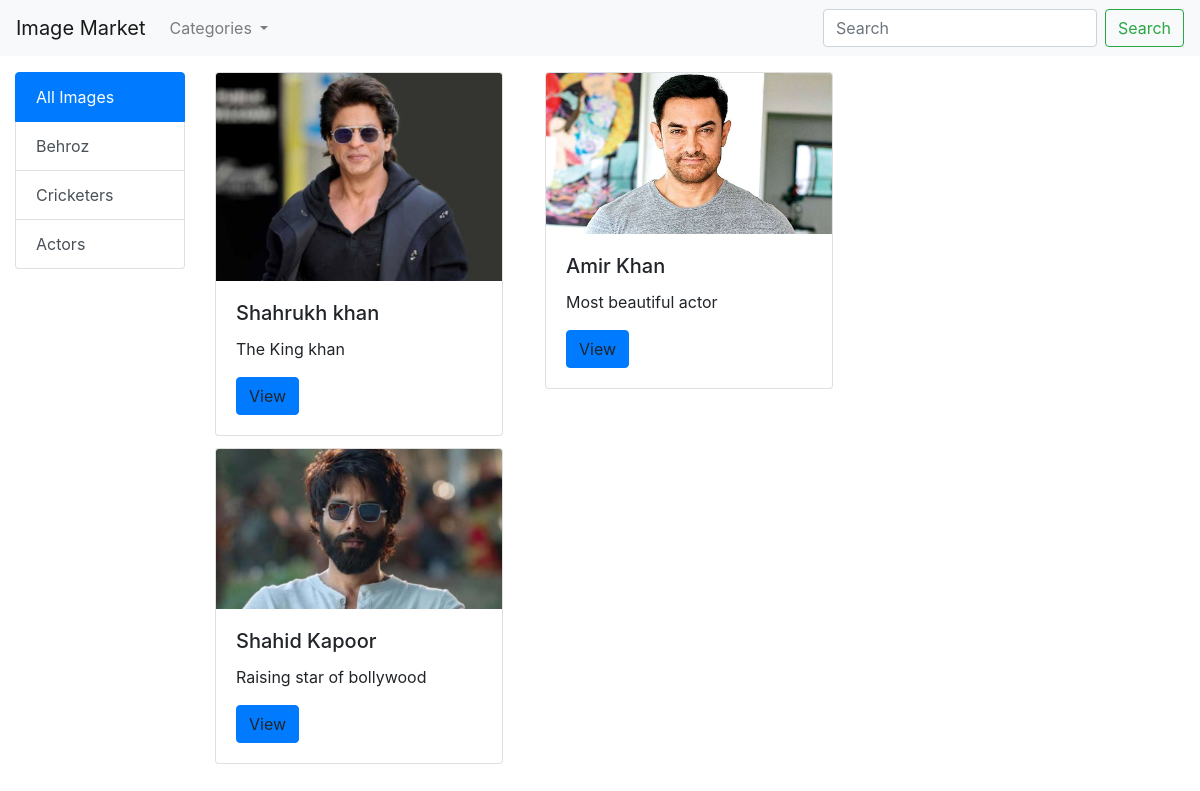
The page /category/3 on the database its author committed.
### imageMarket/models.py (models this page shows, shortened)
class Category(models.Model):
    title=models.CharField(max_length=100)
    description=models.TextField()

class Image(models.Model):
    title=models.CharField(max_length=100)
    description=models.TextField()
    image=models.ImageField(upload_to='images')
    added_date=models.DateTimeField(auto_now_add = True)
    category=models.ForeignKey(Category,on_delete=models.CASCADE)

### imageMarket/views.py (the view)
# urls.py: path('category/<int:id>',views.categoryById,name='categoryByID'),
def categoryById(request,id):
    categories = Category.objects.all()
    catById=Category.objects.get(pk=id)
    images=Image.objects.filter(category=catById)
    data={'images':images,'categories':categories}
    return render(request,'imageMarket/index.html',data)

### imageMarket/templates/imageMarket/index.html (shortened to what this page needs)
{% extends 'imageMarket/base.html' %}
{% block content %}
    <div class="container-fluid">
        <div class="row">
            <div class="col-md-2">
                <div class="list-group mt-3">
                    <a href="{% url 'index' %}" class="list-group-item list-group-item-action active">
                        All Images
                    </a>
                    {% for catgory in categories %}
                        <a href="/category/{{ catgory.id }}" class="list-group-item list-group-item-action">
                            {{ catgory.title }}
                        </a>
                    {% endfor %}
                </div>
            </div>
            <div class="col-md-10">
                <div class="row mt-3">
                    <div class="col-md-12">
                        <div class="card-columns">
                            {% for img in images %}
                                <div class="card" style="width: 18rem;">
                                    <img class="card-img-top" src="/media/{{ img.image }}" alt="Card image cap">
                                    <div class="card-body">
                                        <h5 class="card-title">{{ img.title }}</h5>
                                        <p class="card-text">{{ img.description }}</p>
                                        <a  class="btn btn-primary"
                                           onclick="showModelwithImage('{{ img.image }}')">View</a>
                                    </div>
                                </div>
                            {% endfor %}
                        </div>
                    </div>
                </div>
            </div>
        </div>
    </div>
{% endblock %}

### rows shown on the page
Category: title "Behroz"
Category: title "Cricketers"
Category: title "Actors"
Image: image (picture), title "Shahrukh khan", description "The King khan"
Image: image (picture), title "Shahid Kapoor", description "Raising star of bollywood"
Image: image (picture), title "Amir Khan", description "Most beautiful actor"
